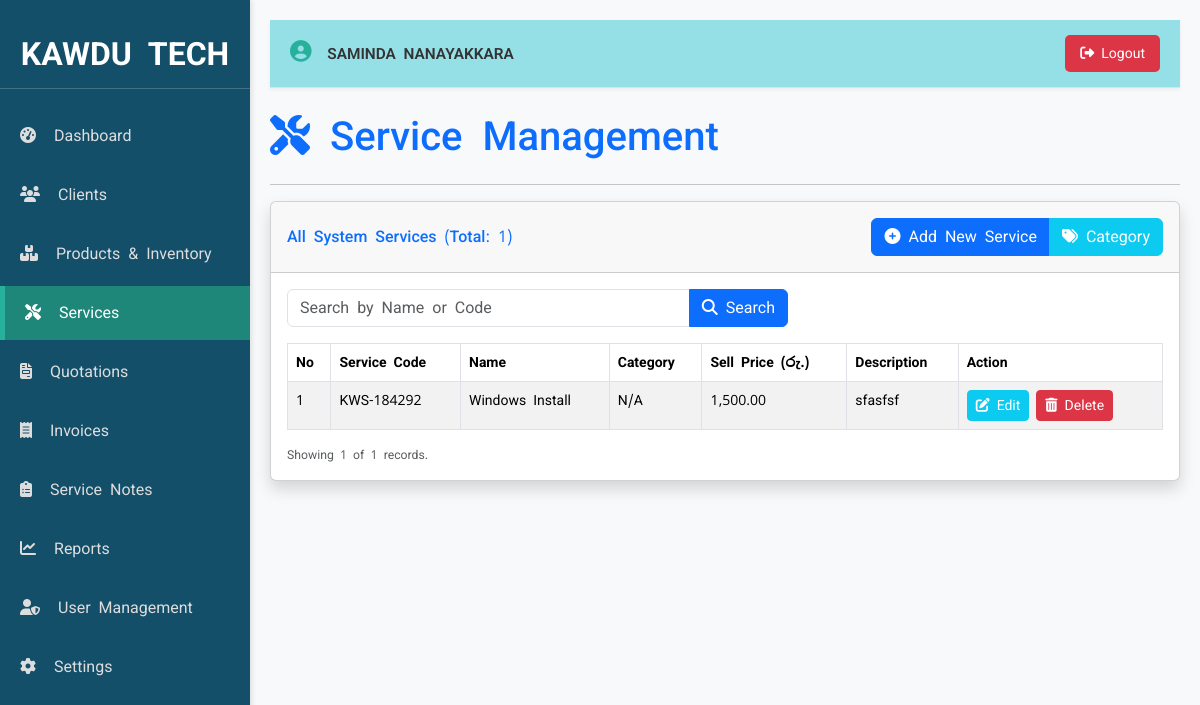
/services.php (signed in), run on the app's committed database.
### tables this page shows
CREATE TABLE `services` (
  `service_id` int(11) NOT NULL,
  `service_code` varchar(50) NOT NULL,
  `service_name` varchar(255) NOT NULL,
  `description` text DEFAULT NULL,
  `sell_price` decimal(10,2) NOT NULL DEFAULT 0.00,
  `category_id` int(11) DEFAULT NULL,
  `created_at` timestamp NOT NULL DEFAULT current_timestamp(),
  `image_path` varchar(255) DEFAULT NULL
);

### services.php (the view, shortened to what this page needs)
<?php
require_once 'header.php';
require_once 'db_connect.php';
$conn = new mysqli($servername, $username, $password, $dbname);
$limit = 10;
$page = isset($_GET['page']) ? (int)$_GET['page'] : 1;
$start = ($page - 1) * $limit;
$search_query = isset($_GET['search']) ? $conn->real_escape_string($_GET['search']) : '';
$service_data = [];
$search_condition = '';
$total_result = $conn->query("SELECT COUNT(service_id) AS count FROM services" . $search_condition);
$total_records = $total_result->fetch_assoc()['count'] ?? 0;
$sql = "SELECT s.*, c.category_name
        FROM services s
        LEFT JOIN categories c ON s.category_id = c.category_id"
        . $search_condition . " ORDER BY s.service_id DESC LIMIT {$start}, {$limit}";
$result = $conn->query($sql);
if ($result && $result->num_rows > 0) {
    while($row = $result->fetch_assoc()) {
        $service_data[] = $row;
    }
}
?>
    <h1 class="mb-4 text-primary"><i class="fas fa-tools"></i> Service Management</h1>
    <hr>
    <div class="card shadow mb-4">
        <div class="card-header py-3 d-flex justify-content-between align-items-center flex-wrap">
            <h6 class="m-0 font-weight-bold text-primary">All System Services (Total: <?php echo $total_records; ?>)</h6>
            <div class="btn-group mt-2 mt-md-0" role="group">
                <button class="btn btn-primary" data-bs-toggle="modal" data-bs-target="#serviceModal" onclick="prepareAddServiceModal()">
                    <i class="fas fa-plus-circle"></i> Add New Service
                </button>
                <button class="btn btn-info text-white" onclick="openServiceQuickAddModal('category')">
                    <i class="fas fa-tags"></i> Category
                </button>
            </div>
        </div>
        <div class="card-body">
            <div class="row mb-3">
                <div class="col-md-7">
                    <form action="services.php" method="GET" class="input-group">
                        <input type="text"
                               class="form-control"
                               placeholder="Search by Name or Code"
                               name="search"
                               value="<?php echo htmlspecialchars($search_query); ?>"
                               autocomplete="off">
                        <button class="btn btn-primary" type="submit"><i class="fas fa-search"></i> Search</button>
                    </form>
                </div>
            </div>
            <div class="table-responsive">
                <table class="table table-bordered table-striped table-hover" id="servicesTable" width="100%" cellspacing="0">
                    <thead>
                        <tr>
                            <th>No</th>
                            <th>Service Code</th>
                            <th>Name</th>
                            <th>Category</th>
                            <th>Sell Price (රු.)</th>
                            <th>Description</th>
                            <th>Action</th>
                        </tr>
                    </thead>
                    <tbody>
                        <?php if (!empty($service_data)): ?>
                            <?php foreach ($service_data as $index => $service): ?>
                            <tr>
                                <td><?php echo $start + $index + 1; ?></td>
                                <td><?php echo htmlspecialchars($service['service_code']); ?></td>
                                <td><?php echo htmlspecialchars($service['service_name']); ?></td>
                                <td><?php echo htmlspecialchars($service['category_name'] ?? 'N/A'); ?></td>
                                <td><?php echo number_format($service['sell_price'] ?? 0, 2); ?></td>
                                <td><?php echo htmlspecialchars($service['description'] ?? '-'); ?></td>
                                <td>
                                    <button class="btn btn-sm btn-info text-white" onclick="loadServiceForEdit(<?php echo $service['service_id']; ?>)">
                                        <i class="fas fa-edit"></i> Edit
                                    </button>
                                    <?php if ($_SESSION['user_type'] === 'Admin'):  ?>
                                    <button class="btn btn-sm btn-danger" onclick="confirmDeleteService(<?php echo $service['service_id']; ?>, '<?php echo htmlspecialchars($service['service_name'], ENT_QUOTES, 'UTF-8'); ?>')">
                                        <i class="fas fa-trash-alt"></i> Delete
                                    </button>
                                    <?php endif; ?>
                                </td>
                            </tr>
                            <?php endforeach; ?>
                        <?php else: ?>
                            <tr>
                                <td colspan="7" class="text-center">No services found <?php echo !empty($search_query) ? "matching '{$search_query}'" : ""; ?>.</td>
                            </tr>
                        <?php endif; ?>
                    </tbody>
                </table>
            </div>
            <div class="d-flex justify-content-between align-items-center">
                <div class="small text-muted">Showing <?php echo min($limit, count($service_data)); ?> of <?php echo $total_records; ?> records.</div>
            </div>
        </div>
    </div>
<?php
require_once 'footer.php';
?>

### styles.css (style rules this page uses)
:root { --sidebar-bg: #144f6a; --primary-color: #27b19d; --accent-color: #1e8779; --light-grey-bg: #f0f0f0; --secondary-bg: #f8f9fa; --modal-bg: #f0f0f0; --header-bg: #d4edda; --header-text: #155724; --sidebar-width: 250px; --top-nav-bg: #95dfe7; --icon-area-bg: #9dadc1; }
body { background-color: var(--secondary-bg); font-family: 'Noto Sans Sinhala', 'Roboto', sans-serif; font-size: 14px; margin: 0; padding: 0; }

### data on the page
services: index "1", service_code "KWS-184292", service_name "Windows Install", category_name "N/A", sell_price "1,500.00", description "sfasfsf"

### other printed values
$userName "SAMINDA NANAYAKKARA"
$total_records "1"
min($limit, count($service_data)) "1"
